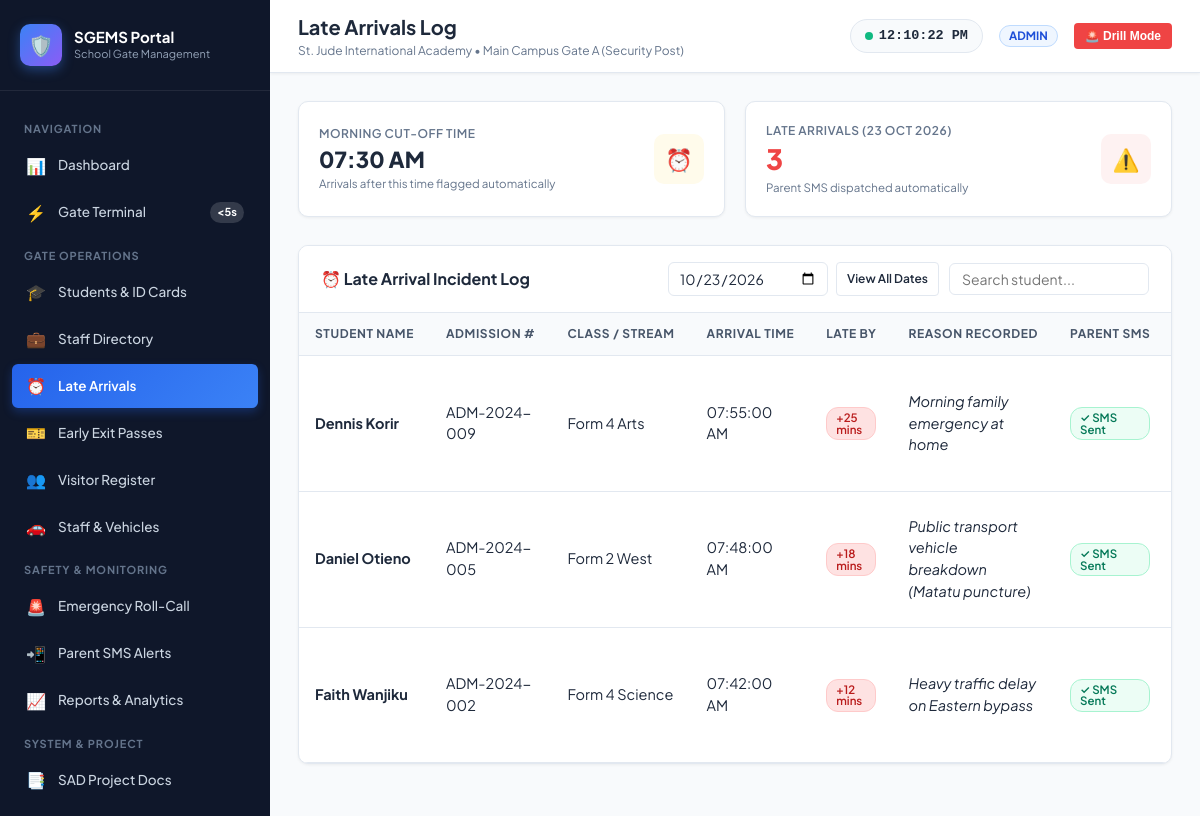
Screenshot of /pages/late_logs.php (signed in) with the database file from the repository.
### tables this page shows
CREATE TABLE `system_settings` (
  `setting_key` VARCHAR(50) NOT NULL,
  `setting_value` TEXT NOT NULL,
  `description` VARCHAR(255) DEFAULT NULL,
  PRIMARY KEY (`setting_key`)
);

CREATE TABLE `gate_logs` (
  `id` INT AUTO_INCREMENT PRIMARY KEY,
  `person_type` ENUM('student', 'staff', 'visitor') NOT NULL,
  `person_id` INT NOT NULL,
  `person_name` VARCHAR(100) NOT NULL,
  `identifier` VARCHAR(50) NOT NULL,
  `direction` ENUM('in', 'out') NOT NULL,
  `scan_method` ENUM('card_scan', 'qr_scan', 'manual_search') NOT NULL DEFAULT 'card_scan',
  `timestamp` DATETIME NOT NULL,
  `is_late` TINYINT(1) NOT NULL DEFAULT 0,
  `late_reason` VARCHAR(255) DEFAULT NULL,
  `permit_id` INT DEFAULT NULL,
  `guard_id` INT DEFAULT NULL,
  `notes` TEXT DEFAULT NULL,
  INDEX `idx_gate_logs_time` (`timestamp`),
  INDEX `idx_gate_logs_person` (`person_type`, `person_id`),
  INDEX `idx_gate_logs_late` (`is_late`)
);

CREATE TABLE `students` (
  `id` INT AUTO_INCREMENT PRIMARY KEY,
  `admission_no` VARCHAR(30) NOT NULL UNIQUE,
  `full_name` VARCHAR(100) NOT NULL,
  `class_grade` VARCHAR(30) NOT NULL,
  `parent_name` VARCHAR(100) NOT NULL,
  `parent_phone` VARCHAR(30) NOT NULL,
  `parent_email` VARCHAR(100) DEFAULT NULL,
  `card_number` VARCHAR(50) NOT NULL UNIQUE,
  `gender` ENUM('Male', 'Female') DEFAULT 'Male',
  `status` ENUM('on_campus', 'off_campus') NOT NULL DEFAULT 'off_campus',
  `last_seen` DATETIME DEFAULT NULL,
  `created_at` TIMESTAMP DEFAULT CURRENT_TIMESTAMP,
  INDEX `idx_students_status` (`status`),
  INDEX `idx_students_class` (`class_grade`),
  INDEX `idx_students_card` (`card_number`)
);

### config/db.php (called while the page is built, shortened)
<?php
function get_db_connection() {
    static $pdo = null;
    if ($pdo === null) {
        $dsn = "mysql:host=" . DB_HOST . ";port=" . DB_PORT . ";dbname=" . DB_NAME . ";charset=utf8mb4";
        $options = [
            PDO::ATTR_ERRMODE            => PDO::ERRMODE_EXCEPTION,
            PDO::ATTR_DEFAULT_FETCH_MODE => PDO::FETCH_ASSOC,
            PDO::ATTR_EMULATE_PREPARES   => false,
        ];
        try {
            $pdo = new PDO($dsn, DB_USER, DB_PASS, $options);
        } catch (PDOException $e) {
            die("Database connection failed: " . htmlspecialchars($e->getMessage()));
        }
    }
    return $pdo;
}
function get_setting($key, $default = '') {
    try {
        $pdo = get_db_connection();
        $stmt = $pdo->prepare("SELECT setting_value FROM system_settings WHERE setting_key = ? LIMIT 1");
        $stmt->execute([$key]);
        $row = $stmt->fetch();
        return $row ? $row['setting_value'] : $default;
    } catch (Exception $e) {
        return $default;
    }
}
function is_logged_in() {
    return isset($_SESSION['user_id']) && !empty($_SESSION['user_id']);
}
function has_role(...$roles) {
    return in_array($_SESSION['role'], $roles);
}

### pages/late_logs.php (the view, shortened to what this page needs)
<?php
$pageTitle = 'Late Arrivals Log';
require_once __DIR__ . '/../includes/header.php';
$pdo = get_db_connection();
$cutoff = get_setting('cutoff_time', '07:30:00');
$selectedDate = $_GET['date'] ?? date('Y-m-d');
$viewAll = isset($_GET['all']) && $_GET['all'] == '1';
$sql = "SELECT gl.*, s.full_name as student_name, s.class_grade, s.parent_name, s.parent_phone, u.full_name as guard_name
        FROM gate_logs gl
        JOIN students s ON gl.person_id = s.id AND gl.person_type = 'student'
        LEFT JOIN users u ON gl.guard_id = u.id
        WHERE gl.is_late = 1 ";
$params = [];
if (!$viewAll) {
    $sql .= " AND DATE(gl.timestamp) = ? ";
    $params[] = $selectedDate;
}
$sql .= " ORDER BY gl.timestamp DESC";
$stmt = $pdo->prepare($sql);
$stmt->execute($params);
$lateLogs = $stmt->fetchAll();
$totalLateCount = count($lateLogs);
?>
<div class="metrics-grid">
  <div class="metric-card">
    <div class="metric-info">
      <div class="label">Morning Cut-off Time</div>
      <div class="value" style="font-size:22px;"><?php echo date('h:i A', strtotime($cutoff)); ?></div>
      <div class="subtext">Arrivals after this time flagged automatically</div>
    </div>
    <div class="metric-icon-wrap warning">⏰</div>
  </div>
  <div class="metric-card">
    <div class="metric-info">
      <div class="label">Late Arrivals (<?php echo $viewAll ? 'All Time' : date('d M Y', strtotime($selectedDate)); ?>)</div>
      <div class="value" style="color:#ef4444;"><?php echo $totalLateCount; ?></div>
      <div class="subtext">Parent SMS dispatched automatically</div>
    </div>
    <div class="metric-icon-wrap danger">⚠️</div>
  </div>
</div>
<div class="card">
  <div class="card-header">
    <div class="card-title">
      <span>⏰ Late Arrival Incident Log</span>
    </div>
    <div style="display:flex; gap:10px; align-items:center;">
      <form method="GET" action="" style="display:flex; gap:8px;">
        <input type="date" name="date" class="form-control" style="width:160px; padding:6px 10px;" value="<?php echo htmlspecialchars($selectedDate); ?>" onchange="this.form.submit()">
        <a href="?all=1" class="btn btn-outline btn-sm">View All Dates</a>
      </form>
      <input type="text" id="lateSearch" class="form-control" style="width:200px; padding:6px 12px;" placeholder="Search student...">
    </div>
  </div>
  <div class="table-responsive">
    <table class="data-table" id="lateLogsTable">
      <thead>
        <tr>
          <th>Student Name</th>
          <th>Admission #</th>
          <th>Class / Stream</th>
          <th>Arrival Time</th>
          <th>Late By</th>
          <th>Reason Recorded</th>
          <th>Parent SMS</th>
          <th>Duty Guard</th>
        </tr>
      </thead>
      <tbody>
        <?php if (empty($lateLogs)): ?>
        <tr>
          <td colspan="9" style="text-align:center; padding:30px; color:var(--text-muted);">
            No late arrivals recorded for this date.
          </td>
        </tr>
        <?php else: ?>
          <?php foreach ($lateLogs as $log):
            $arrivalTimestamp = strtotime($log['timestamp']);
            $cutoffTimestamp = strtotime(date('Y-m-d ', $arrivalTimestamp) . $cutoff);
            $diffMins = max(0, round(($arrivalTimestamp - $cutoffTimestamp) / 60));
          ?>
          <tr>
            <td><strong><?php echo htmlspecialchars($log['student_name']); ?></strong></td>
            <td><?php echo htmlspecialchars($log['identifier']); ?></td>
            <td><?php echo htmlspecialchars($log['class_grade']); ?></td>
            <td><?php echo date('h:i:s A', $arrivalTimestamp); ?></td>
            <td>
              <span class="badge badge-late">+<?php echo $diffMins; ?> mins</span>
            </td>
            <td>
              <em><?php echo htmlspecialchars($log['late_reason'] ?: 'No explanation provided'); ?></em>
            </td>
            <td>
              <span class="badge badge-safe">✓ SMS Sent</span>
            </td>
            <td><small><?php echo htmlspecialchars($log['guard_name'] ?: 'Gate Security'); ?></small></td>
          </tr>
          <?php endforeach; ?>
        <?php endif; ?>
      </tbody>
    </table>
  </div>
</div>
<?php require_once __DIR__ . '/../includes/footer.php'; ?>

### includes/header.php (shortened to what this page needs)
<?php
require_once __DIR__ . '/../config/db.php';
$pageTitle = $pageTitle ?? 'Dashboard';
$schoolName = get_setting('school_name', 'St. Jude International Academy');
$isEmergency = (get_setting('emergency_mode', '0') === '1');
?>
<!DOCTYPE html>
<html lang="en">
<head>
  <link rel="stylesheet" href="<?php echo BASE_URL; ?>assets/css/style.css">
  <link rel="stylesheet" href="<?php echo BASE_URL; ?>assets/css/print.css" media="print">
</head>
<body>
<div class="app-layout">
  <?php include __DIR__ . '/nav.php'; ?>
  <div class="app-main">
    <header class="app-topbar">
      <div class="topbar-left">
        <div class="page-title-wrap">
          <h1><?php echo htmlspecialchars($pageTitle); ?></h1>
          <p><?php echo htmlspecialchars($schoolName); ?> &bull; <?php echo htmlspecialchars(get_setting('gate_name', 'Main Gate')); ?></p>
        </div>
      </div>
      <div class="topbar-right">
        <div class="live-clock-pill">
          <span class="live-pulse"></span>
          <span id="liveClockText">--:--:--</span>
        </div>
        <div style="display:flex; align-items:center; gap:8px;">
          <span class="badge badge-approved" style="text-transform:uppercase; font-weight:700;">
            <?php echo htmlspecialchars($_SESSION['role'] ?? 'guest'); ?>
          </span>
        </div>
        <?php if (!$isEmergency && has_role('admin', 'principal', 'guard')): ?>
        <button class="btn btn-danger btn-sm" onclick="startEmergencyDrill()">
          🚨 Drill Mode
        </button>
        <?php endif; ?>
      </div>
    </header>
    <main class="content-body">

### rows the page displays
system_settings: setting_value "St. Jude International Academy"
system_settings: setting_value "Main Campus Gate A (Security Post)"
system_settings: setting_value "07:30 AM"
gate_logs: students.full_name "Dennis Korir", identifier "ADM-2024-009", students.class_grade "Form 4 Arts", timestamp "07:55:00 AM", timestamp.setting_value "25", late_reason "Morning family emergency at home"
gate_logs: students.full_name "Daniel Otieno", identifier "ADM-2024-005", students.class_grade "Form 2 West", timestamp "07:48:00 AM", timestamp.setting_value "18", late_reason "Public transport vehicle breakdown (Matatu puncture)"
gate_logs: students.full_name "Faith Wanjiku", identifier "ADM-2024-002", students.class_grade "Form 4 Science", timestamp "07:42:00 AM", timestamp.setting_value "12", late_reason "Heavy traffic delay on Eastern bypass"

### other values shown
$pageTitle "Late Arrivals Log"
$_SESSION['role'] "ADMIN"
$totalLateCount "3"
